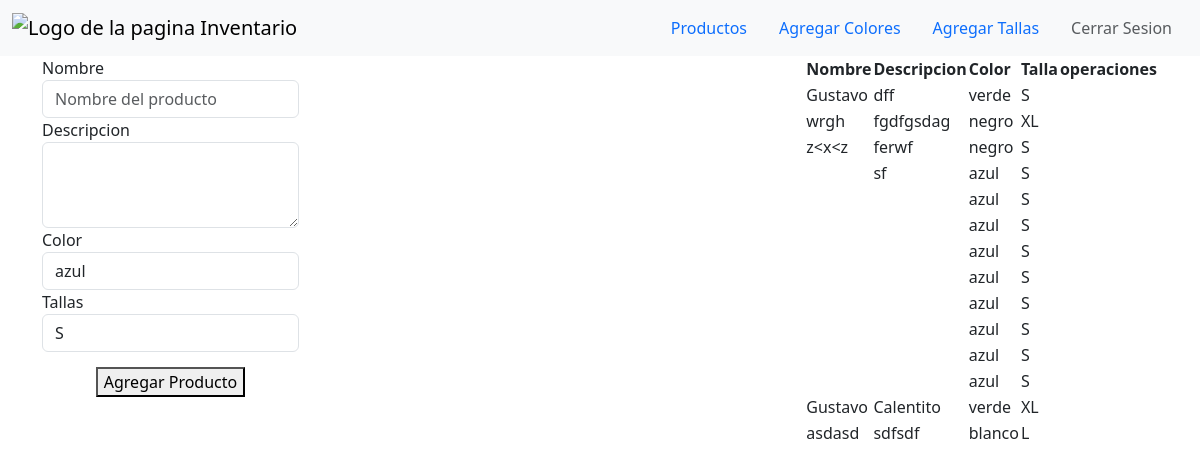
Page /home on the earlier database version.
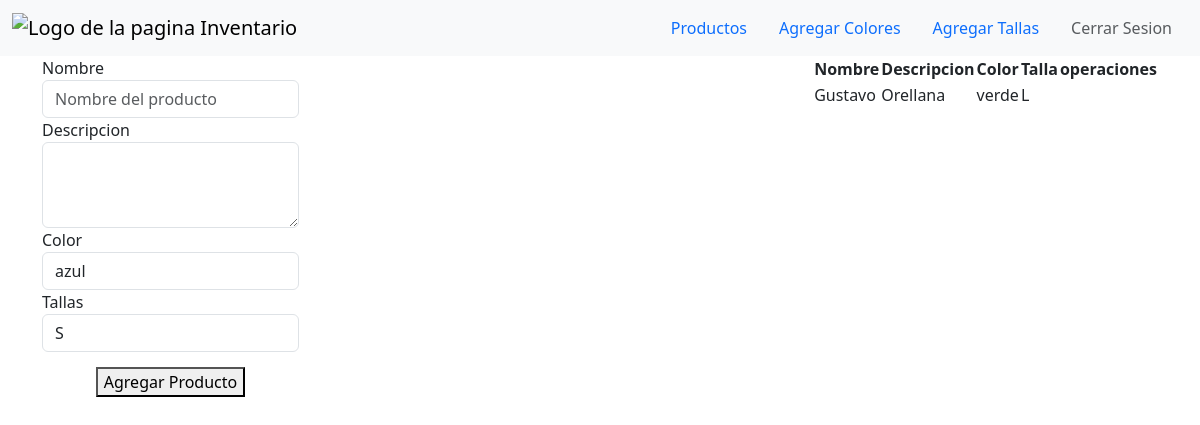
Same page on the later database version.
### tables this page shows
CREATE TABLE productos (
            id INTEGER PRIMARY KEY autoincrement,
               nombre TEXT NOT NUll,
               descripcion TEXT,
               id_color INTEGER,
               id_talla INTEGER,
               foreign key (id_color) references colores(id),
               foreign key (id_talla) references tallas(id)
               
);

CREATE TABLE colores (
               id INTEGER PRIMARY KEY autoincrement,
               nombre TEXT NOT NULL

);

CREATE TABLE tallas(
               id INTEGER PRIMARY KEY autoincrement,
               nombre TEXT NOT NULL
);

### appFlask.py (the view)
@app.route('/home')
def hello_world():
    conexion = sqlite3.connect('test.db')
    cursor = conexion.cursor()
    cursor.execute('SELECT p.nombre, p.descripcion, c.nombre, t.nombre FROM productos p JOIN colores c ON p.id_color = c.id JOIN tallas t ON p.id_talla = t.id')
    productos = cursor.fetchall()
    print(productos)
    return render_template('home.html', products = productos)

### templates/home.html (shortened to what this page needs)
<!DOCTYPE html>
<html lang="en">
<head>
    <link href="https://cdn.jsdelivr.net/npm/bootstrap@5.3.3/dist/css/bootstrap.min.css" rel="stylesheet">
</head>
<body>
    <nav class="navbar bg-body-tertiary">
        <div class="container-fluid">
            <a class="navbar-brand" href="#">
                <img src="" alt="Logo de la pagina" width="40" height="40" class="d-line-block align-top">
                Inventario
            </a>
            <ul class="nav justify-content-end">
                <li class="nav-item">
                  <a class="nav-link active" aria-current="page" href="#">Productos</a>
                </li>
                <li class="nav-item">
                  <a class="nav-link" href="#">Agregar Colores</a>
                </li>
                <li class="nav-item">
                  <a class="nav-link" href="#">Agregar Tallas</a>
                </li>
                <li class="nav-item">
                  <a class="nav-link disabled" aria-disabled="true">Cerrar Sesion</a>
                </li>
              </ul>
        </div>
    </nav>
  <div class="container" style="display: flex; justify-content: space-between;">
   <div class="form-container" >
    <form action="add_product" method="POST">
      <div class="form-group">
        <label for="nombreForm">Nombre</label>
        <input type="text" class="form-control" id="nombreForm" name="nombre" placeholder="Nombre del producto">
      </div>
      <div class="form-group">
        <label for="descripcionForm">Descripcion</label>
        <textarea class="form-control" name="descripcion" id="descripcionForm" rows="3"></textarea>
      </div>
      <div class="form-group">
        <label for="colorForm">Color</label>
        <select class="form-control" name="color" id="colorForm">
          <option >azul</option>
        </select>
      </div>
      <div class="form-group">
        <label for="tallaForm">Tallas</label>
        <select class="form-control" name="talla" id="tallaForm">
          <option >S</option>
        </select>
      </div>
      <div style="text-align: center;margin-top: 15px;"><button type="submit" style="text-align: center;">Agregar Producto</button></div>
    </form>
  </div>
  <div class="productos-container">
    <table>
    <thead>
      <tr>
        <th>Nombre</th>
        <th>Descripcion</th>
        <th>Color</th>
        <th>Talla</th>
        <th>operaciones</th>
      </tr>
    </thead>
    <tbody>
      {% for producto in products %}
        <tr>
          <td>{{ producto.0 }}</td>
          <td>{{ producto.1 }}</td>
          <td>{{ producto.2}}</td>
          <td>{{ producto.3}}</td>
          <td></td>
        </tr>
      {% endfor %}
    </tbody>
  </table>
  </div>
</div>
</body>
</html>

Differences in the rows shown:
removed productos: nombre "Gustavo", descripcion "dff", nombre "verde", nombre "S"
removed productos: nombre "wrgh", descripcion "fgdfgsdag", nombre "negro", nombre "XL"
removed productos: nombre "z<x<z", descripcion "ferwf", nombre "negro", nombre "S"
removed productos: descripcion "sf", nombre "azul", nombre "S"
removed productos: nombre "azul", nombre "S"
removed productos: nombre "azul", nombre "S"
removed productos: nombre "azul", nombre "S"
removed productos: nombre "azul", nombre "S"
removed productos: nombre "azul", nombre "S"
removed productos: nombre "azul", nombre "S"
removed productos: nombre "azul", nombre "S"
removed productos: nombre "azul", nombre "S"
removed productos: nombre "Gustavo", descripcion "Calentito", nombre "verde", nombre "XL"
removed productos: nombre "asdasd", descripcion "sdfsdf", nombre "blanco", nombre "L"
added productos: nombre "Gustavo", descripcion "Orellana", nombre "verde", nombre "L"
